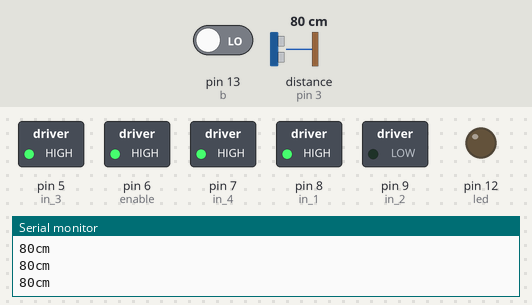
The sketch below on a simulated Arduino Uno, built with avr-gcc and run on an emulated ATmega328P. Shown: switched loads named in the sketch (green lamp = pin HIGH), output pins drawn as LEDs (lit = HIGH), the last lines printed to the serial monitor. Wiring (inferred from the names in the program): ultrasonic range finder: trigger pin 2; echo pin 3. The inputs (shaded band) are chosen by the test bench; at power-on: distance to the obstacle (sensor on pin 3) 80 cm, pin 13 (b) LOW. The echo pulse lasts 58.3 µs per cm; pins used as bus, display or sensor lines are not drawn.

Above: at 1.2 s.
1.3 s: distance to the obstacle (sensor on pin 3) set to 28 cm
2.8 s: distance to the obstacle (sensor on pin 3) set to 24 cm
At 3.9 s:
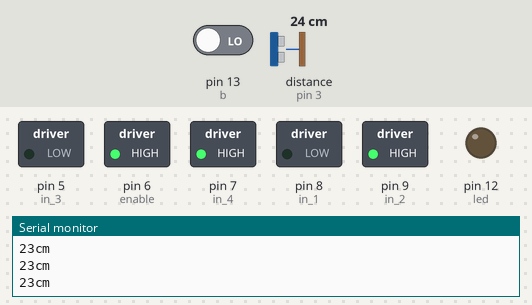
4.6 s: pin 13 (b) driven HIGH
At 5.4 s:
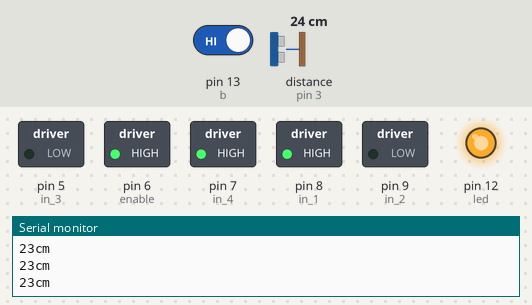
12.2 s: pin 13 (b) driven LOW
At 15.1 s:
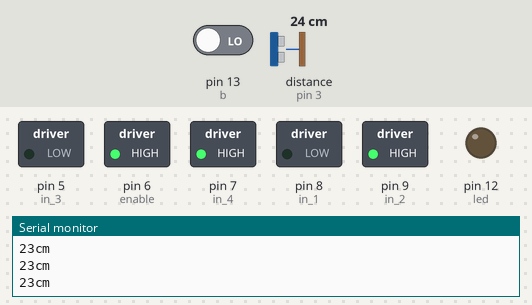
15.2 s: distance to the obstacle (sensor on pin 3) set to 35 cm
At 16.3 s:
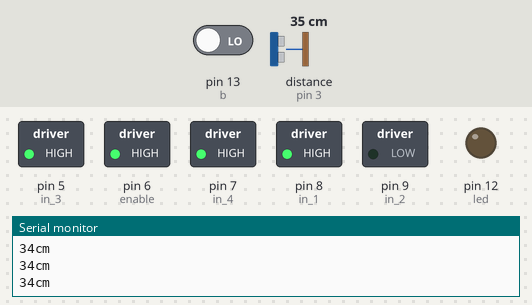
17.1 s: pin 13 (b) driven HIGH
At 18.0 s:
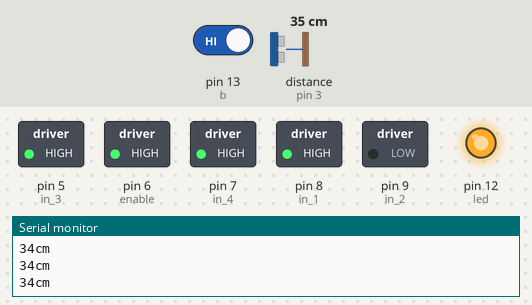
Timing chart, 0 to 19.6 s (numbered marks = the images above; inputs shaded):
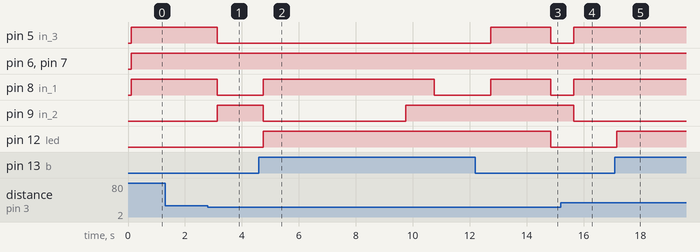

Measured:
- the behaviour switches between 27 and 26 cm on distance to the obstacle (sensor on pin 3) (found by bisection; images 0 and 1)
- after the input at 2.8 s, pin 5 (in_3), pin 8 (in_1): HIGH → LOW after 0.34 s; pin 9 (in_2): LOW → HIGH after 0.34 s
- after the input at 4.6 s, pin 8 (in_1): LOW → HIGH after 0.15 s, → LOW 6.0 s later; pin 9 (in_2): HIGH → LOW after 0.15 s, → HIGH 5.0 s later; pin 12 (led): LOW → HIGH after 0.15 s
- after the input at 12.2 s, pin 9 (in_2): stays HIGH (without the input it goes to LOW after 2.7 s); pin 12 (led): HIGH → LOW after 2.7 s
- after the input at 15.2 s, pin 5 (in_3), pin 8 (in_1): LOW → HIGH after 0.46 s; pin 9 (in_2): HIGH → LOW after 0.46 s
- after the input at 17.1 s, pin 12 (led): LOW → HIGH after 0.07 s

The sketch:

dc_motor_and_sensor.ino
```cpp
// C++ code

//button
int led = 12;    //set connect LED to pin 3
int b = 13;   //set push button to pin 12
int bstate;   //initialize button variable

//motor
const int enable = 6 ; //initializing pin 2 as enable
const int in_1 = 8 ;
const int in_2 = 9 ;
const int in_3 = 5 ;
const int in_4 = 7 ;
//sensor
const int trigger = 2;
const int echo = 3;

void setup()
{
  //set input/output
  pinMode(led, OUTPUT);   // define led as output
  pinMode(b, INPUT);      // define button as Input

  pinMode(enable,OUTPUT) ; //we have to set enable pin as output
  pinMode(in_1,OUTPUT) ; //Logic pins are also set as output
  pinMode(in_2,OUTPUT) ;
  pinMode(in_3,OUTPUT) ;
  pinMode(in_4,OUTPUT) ;
  Serial.begin(9600);

}

void loop()
{
  //codes for sensor
   long duration,  cm;
   pinMode(trigger, OUTPUT);
   digitalWrite(trigger, LOW);
   delayMicroseconds(2);
   digitalWrite(trigger, HIGH);
   delayMicroseconds(10);
   digitalWrite(trigger, LOW);
   pinMode(echo, INPUT);

  duration = pulseIn(echo, HIGH);
   cm = msToCm(duration);

   Serial.print(cm);
   Serial.print("cm");
   Serial.println();
   delay(100);


  // A and B requirement
  bstate = digitalRead(b);
  if(bstate == 1){
     digitalWrite(led, HIGH);
     //clockwise
     digitalWrite(in_1,HIGH) ;
     digitalWrite(in_2,LOW) ;
     analogWrite(enable,255) ;
     delay(5000) ; // 5 secs
     //For brake
     digitalWrite(in_1,HIGH) ;
     digitalWrite(in_2,HIGH) ;
     delay(1000) ; // 1 sec
     //counter Clock-wise
     digitalWrite(in_1,LOW) ;
     digitalWrite(in_2,HIGH) ;
     digitalWrite(in_3,LOW) ;
     digitalWrite(in_4,HIGH) ;
     delay(2000) ; // 2 secs
     //stop
     digitalWrite(in_1,HIGH) ;
     digitalWrite(in_2,HIGH) ;
     digitalWrite(in_3,HIGH) ;
     digitalWrite(in_4,HIGH) ;
     delay(2000) ; // 2 secs

  }
  else{
    digitalWrite(led, LOW);
    digitalWrite(in_1,HIGH) ;
    digitalWrite(in_2,HIGH) ;
    digitalWrite(in_3,HIGH) ;
    digitalWrite(in_4,HIGH) ;
    analogWrite(enable,255) ;
    if(cm > 25 ){
      //clockwise 1
       digitalWrite(in_1,HIGH) ;
       digitalWrite(in_2,LOW) ;

      delay(100);
    }
    else{
      //counter 1 and 2
     digitalWrite(in_1,LOW) ;
     digitalWrite(in_2,HIGH) ;
     digitalWrite(in_3,LOW) ;
     digitalWrite(in_4,HIGH) ;
     delay(200) ;
    }
    delay(100);
  }

}

long msToCm(long microseconds) {
   return microseconds / 29 / 2;
}
```
